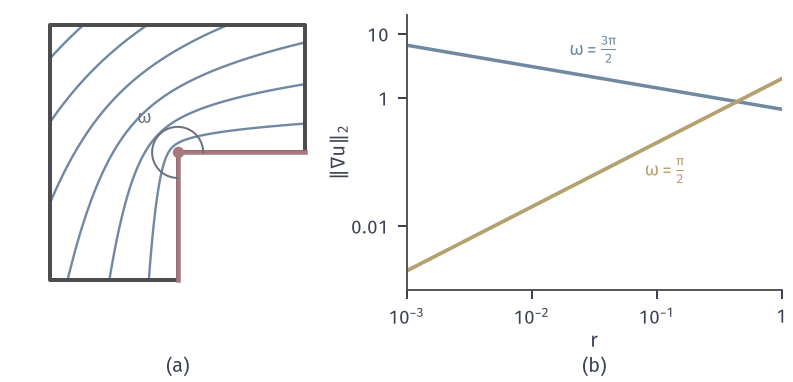

Here is the Python script that generated this plot:
from pathlib import Path
import sys
HERE = Path(__file__).resolve().parent
sys.path.insert(0, str(HERE.parent/"ellip-common"))
from ellip_fig import *
# corner singularity on the L-shaped domain.
fig, axes = figure(width_mm=112, height_mm=54, ncols=2, gridspec_kw={'width_ratios': [.82, 1]})
panel(fig, left=.03, wspace=.22, bottom=.24, right=.985)
ax = axes[0]
g = np.linspace(-1, 1, 801); P, Q = np.meshgrid(g, g)
R = np.hypot(P, Q); T = np.mod(np.arctan2(Q, P), 2*np.pi)
U = R**(2/3)*np.sin(2*T/3); U[(P > 0) & (Q < 0)] = np.nan
ax.contour(P, Q, U, [.15, .35, .55, .75, .95, 1.15], colors=BLUE, linewidths=.95)
ax.plot([0, 1, 1, -1, -1, 0, 0], [0, 0, 1, 1, -1, -1, 0], color=STROKE, lw=1.6)
ax.plot([0, 1], [0, 0], color=RED, lw=1.8); ax.plot([0, 0], [0, -1], color=RED, lw=1.8); dot(ax, 0, 0, RED, 4.6)
t = np.linspace(0, 1.5*np.pi, 100); ax.plot(.2*np.cos(t), .2*np.sin(t), color=MUTED, lw=.8); lab(ax, -.2, .2, r'$\omega$', MUTED, ha='right', va='bottom')
ax.set_xlim(-1.08, 1.08); ax.set_ylim(-1.08, 1.08); ax.set_aspect('equal'); ax.set_xticks([]); ax.set_yticks([])
for s in ax.spines.values(): s.set_visible(False)
ax = axes[1]
r = np.logspace(-3, 0, 200)
ax.loglog(r, (2/3)*r**(-1/3), color=BLUE, lw=1.4); ax.loglog(r, 2*r, color=YELLOW, lw=1.5)
lab(ax, .02, 4.6, r'$\omega=\frac{3\pi}{2}$', BLUE); lab(ax, .08, .06, r'$\omega=\frac{\pi}{2}$', YELLOW, ha='left')
ax.set_xlim(1e-3, 1); ax.set_ylim(1e-3, 20); ax.minorticks_off(); ax.set_xticks([1e-3, 1e-2, 1e-1, 1]); ax.set_xticklabels([r'$10^{-3}$', r'$10^{-2}$', r'$10^{-1}$', '1']); ax.set_yticks([1e-2, 1, 10]); ax.set_yticklabels(['0.01', '1', '10']); hat01(ax, '$r$', r'$\Vert\nabla u\Vert_2$')
tags(fig, axes)
save(fig, HERE, 'figure', {'u': 'r^(2/3) sin(2 theta/3) on L-shape', 'grad': '(2/3) r^(-1/3)', 'convex': 'r^2 sin(2 theta), grad=2r'})
